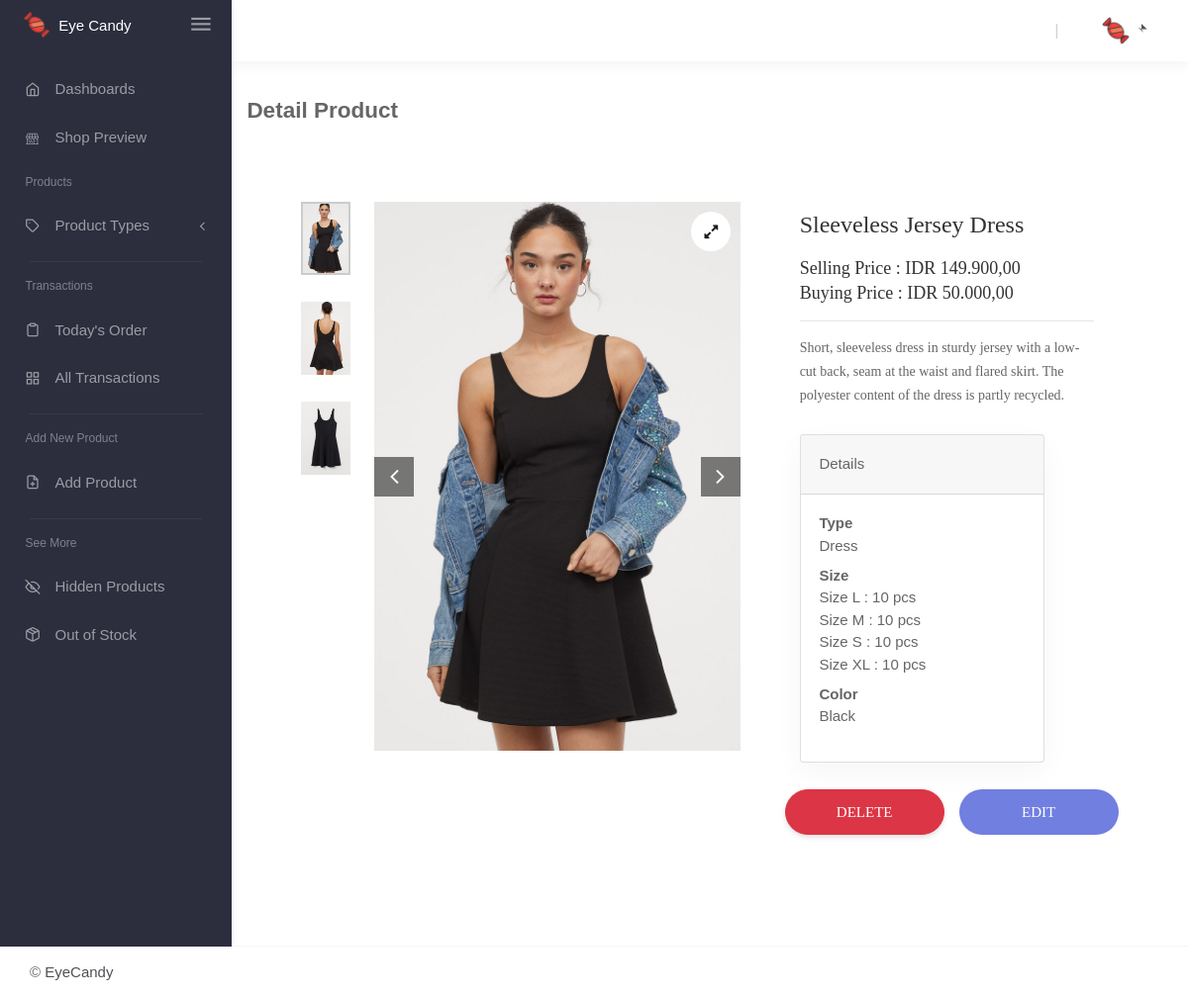
The app's page /index.php/AdminHome/Detail/5 with its own data.
### tables this page shows
CREATE TABLE `items` (
  `id_item` varchar(10) NOT NULL,
  `item_name` varchar(50) NOT NULL,
  `item_desc` text NOT NULL,
  `weight` int(11) NOT NULL,
  `selling_price` int(11) NOT NULL,
  `buying_price` int(11) NOT NULL,
  `care_ins` text NOT NULL,
  `id_type` int(3) NOT NULL,
  `disc` int(11) DEFAULT '0'
);

CREATE TABLE `photos` (
  `item_photo` varchar(100) NOT NULL,
  `id_item_colored` int(11) NOT NULL
);

CREATE TABLE `type` (
  `id_type` int(3) NOT NULL,
  `type_desc` varchar(25) NOT NULL
);

CREATE TABLE `item_stock` (
  `id_item_colored` int(11) NOT NULL,
  `item_size` varchar(5) NOT NULL,
  `stock` int(11) NOT NULL
);

CREATE TABLE `item_colored` (
  `id_item_colored` int(11) NOT NULL,
  `id_item` varchar(10) NOT NULL,
  `item_color` varchar(20) NOT NULL,
  `show` int(1) DEFAULT '1'
);

### application/controllers/AdminHome.php (called while the page is built, shortened)
<?php
class AdminHome extends CI_Controller{
	public function __construct(){
        $this->load->model('AdminHome_model');
	}
    public function Detail($id){
        $data['details']= $this->AdminHome_model->get_detail($id);
        $data['size_stock']= $this->AdminHome_model->get_size_stock($id);
        $data['photos']= $this->AdminHome_model->get_photo_detail($id);
        $data['color']= $this->AdminHome_model->get_color($id);
        $data['style'] = $this->load->view('include/css', NULL, TRUE);
        $data['script'] = $this->load->view('include/js', NULL, TRUE);
        $data['Detail'] = $this->load->view('include/Detail', $data, TRUE);
		$data['header']= $this->load->view('include/HeaderAdmin',$data,TRUE);
        $data['footer']= $this->load->view('include/FooterAdmin',NULL,TRUE);
        $this->load->view('pages/Detail.php',$data);
    }
}

### index.php (called while the page is built, shortened)
<?php
require_once BASEPATH.'core/CodeIgniter.php';

### application/models/AdminHome_model.php (called while the page is built, shortened)
<?php
class AdminHome_model extends CI_Model{
	function get_detail($id){
		$query = $this->db->query("SELECT *
									FROM items as i
									JOIN item_colored as ic on i.id_item = ic.id_item
									JOIN photos as p on ic.id_item_colored = p.id_item_colored
									JOIN type as t on i.id_type = t.id_type
									WHERE (ic.id_item_colored = '$id')
									GROUP BY i.id_item");
		return $query->result_array();
	}
	function get_size_stock($id){
		$this->db->select('item_size, stock');
		$this->db->from('item_stock');
		$this->db->join('item_colored', 'item_colored.id_item_colored = item_stock.id_item_colored');
		$this->db->where('item_colored.id_item_colored',$id);
		$query= $this->db->get();
		return $query->result_array();
	}
	function get_color($id){
		$this->db->select('item_color');
		$this->db->from('item_colored');
		$this->db->where('id_item_colored',$id);
		$query= $this->db->get();
		return $query->result_array();
	}
	function get_photo_detail($id){
		$query= $this->db->get_where('photos', array('id_item_colored' => $id));
		return $query->result_array();
	}
}
?>

### application/views/include/Detail.php (the view, shortened to what this page needs)
<div class="container col-12">
		<?php foreach ($details as $row):
			$id_item= $row['id_item'];
			$name_item= $row['item_name'];
			$desc_item= $row['item_desc'];
			$price_item= $row['selling_price'];
			$buying_item= $row['buying_price'];
			$id_type = $row['id_type'];
			$type_item= $row['type_desc'];
			$id = $row['id_item_colored'];
		?>
	<section class="sec-product-detail bg0 p-t-65 p-b-60">
		<div class="container">
			<div class="row">
				<div class="col-md-6 col-lg-7 p-b-30">
					<div class="p-l-25 p-r-30 p-lr-0-lg">
						<div class="wrap-slick3 flex-sb flex-w">
							<div class="wrap-slick3-dots"></div>
							<div class="slick3 gallery-lb">
								<?php foreach ($photos as $photo):?>
								<div class="item-slick3" data-thumb="<?= base_url('asset/images/'.$type_item.'/'.$photo['item_photo'])?>">
									<div class="wrap-pic-w pos-relative">
										<img src="<?= base_url('asset/images/'.$type_item.'/'.$photo['item_photo'])?>" alt="IMG-PRODUCT">
										<a class="flex-c-m size-108 how-pos1 bor0 fs-16 cl10 bg0 hov-btn3 trans-04" href="<?= base_url('asset/images/'.$type_item.'/'.$photo['item_photo'])?>">
											<i class="fa fa-expand"></i>
										</a>
									</div>
								</div>
								<?php endforeach;?>
							</div>
						</div>
					</div>
				</div>
				<div class="col-md-6 col-lg-5 p-b-30">
					<div class="p-r-50 p-t-5 p-lr-0-lg">
						<h4 class="mtext-105 cl2 js-name-detail p-b-14">
							<?= $name_item?>
						</h4>
						<span class="mtext-106 cl2">
							Selling Price : IDR <?= number_format($price_item,2,',','.');?>
						</span>
						<br>
						<span class="mtext-106 cl2">
							Buying Price : IDR <?= number_format($buying_item,2,',','.');?>
						</span>
						<hr>
						<p class="stext-102 cl3">
							<?php echo $desc_item; ?>
						</p>
						<br>
						<div class="p-r-50 p-t-5 p-lr-0-lg">
							<div class="card">
								<div class="card-header">
									<h6 class="card-header-title mb-0">Details</h6>
								</div>
									<div class="card-body">
										<dl>
											<dt>Type</dt>
											<dd>
												<?= $type_item?>
											</dd>
											<dt>Size</dt>
											<dd>
												<?php foreach ($size_stock as $row):?>
													<p>Size <?=$item_size= $row['item_size'];?> : <?=$stock= $row['stock'];?> pcs</p>
												<?php endforeach;?>
											</dd>
											<dt>Color</dt>
											<dd>
												<?php foreach ($color as $row):?>
												<p><?=$item_color= $row['item_color'];?></p>
												<?php endforeach;?>
											</dd>
										</dl>
									</div>
							</div>
						</div>
						<br>
						<div class="p-r-50 p-t-5 p-lr-0-lg">
							<div class="row">
							<div class="col-1.5">
								<a href="<?=base_url("index.php/AdminHome/Delete?id=$id")?>" class="btn btn-danger flex-c-m stext-101 cl0 size-101 bor1 hov-btn1 p-lr-15 trans-04 js-addcart-detail">
									Delete
								</a>
								</div>
								<div class="col-1">
								<a href="<?=base_url("index.php/AdminHome/FormEditProduct?id=$id&id_item=$id_item&type=$id_type")?>" class="flex-c-m stext-101 cl0 size-101 bg1 bor1 hov-btn1 p-lr-15 trans-04 js-addcart-detail">
									Edit
								</a>
								</div>
							</div>
						</div>
					</div>
				</div>
			</div>
		</div>
		<?php endforeach;?>
	</section>
</div>

### asset/css/main.css (style rules this page uses)
.container { max-width: 1380px; }
@media (max-width: 1600px) { .container { max-width: 1200px; } }
.slick-slide { outline: none !important; }
.wrap-slick3 { position: relative; }
.wrap-slick3-dots { width: 11.111111%; }
.slick3 { width: 83.333333%; }
.cl0 { color: #fff; }
.cl2 { color: #333; }
.cl3 { color: #666; }
.cl10 { color: #1d1d1d; }
.stext-101 { font-family: Poppins-Medium; font-size: 15px; line-height: 1.466667; text-transform: uppercase; }
.stext-102 { font-family: Poppins-Regular; font-size: 14px; line-height: 1.7; }
.mtext-105 { font-family: Poppins-Regular; font-size: 24px; line-height: 1.5; }
.mtext-106 { font-family: Poppins-SemiBold; font-size: 18px; line-height: 1.388888; }
.size-101 { min-width: 161px; height: 46px; }
.size-108 { width: 40px; height: 40px; }
.bg0 { background-color: #fff; }
.bg1 { background-color: #717fe0; }
.bor0 { border-radius: 50%; }
.bor1 { border-radius: 23px; }
.how-pos1 { position: absolute; top: 10px; right: 10px; }

### records on screen
items: item_name "Sleeveless Jersey Dress", selling_price "149.900,00", buying_price "50.000,00", item_desc "Short, sleeveless dress in sturdy jersey with a low-cut back, seam at the waist and flared skirt. The polyester content of the dress is partly recycled.", id_type.type_desc "Dress"
photos: item_photo.type_desc (picture)
item_stock: item_size "L", stock "10"
item_stock: item_size "M", stock "10"
item_stock: item_size "S", stock "10"
item_stock: item_size "XL", stock "10"
item_colored: item_color "Black"
